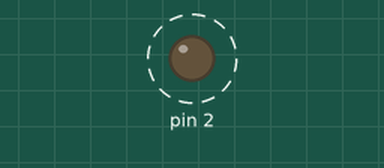
The sketch below on a simulated Arduino Uno, built with avr-gcc and run on an emulated ATmega328P. Parts: output pins drawn as LEDs (lit = HIGH). Dashed ring = blinking. What the sketch prints to the serial monitor is not drawn.

Above: at 0.07 s.
Timing chart, 0 to 3.0 s (numbered marks = the images above):
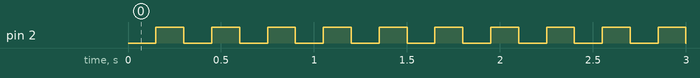

Measured:
- by itself, pin 2: alternates HIGH for 0.15 s and LOW for 0.15 s

The sketch:

0514_TimerOne_Basic01.ino
```cpp
#include <TimerOne.h>

int ledState = LOW;
volatile unsigned long bCount = 0;

void setup() {
  // put your setup code here, to run once:
  pinMode(2, OUTPUT);
  Timer1.initialize(150000);
  Timer1.attachInterrupt(LedChange);
  Serial.begin(9600);
}

void loop() {
  // put your main code here, to run repeatedly:
  unsigned long bCopy;
  noInterrupts();
  bCopy = bCount;
  interrupts();

  Serial.print("bCount : ");
  Serial.println(bCopy);
  delay(100);
}

void LedChange(){
  if(ledState){
    ledState = LOW;
  }
  else{
    ledState = HIGH;
    bCount++;
  }
  digitalWrite(2, ledState);
}
```
